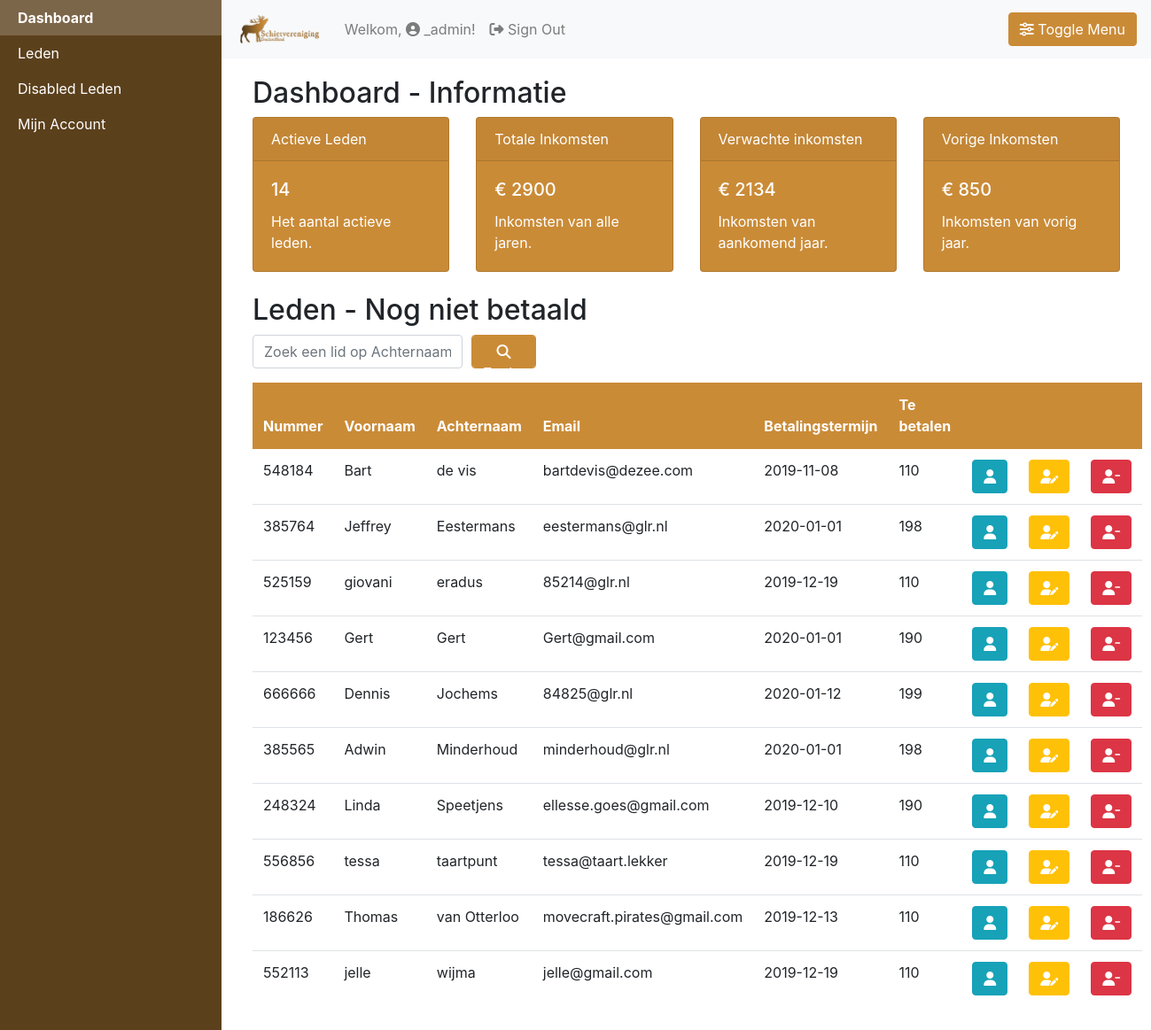
Page /website/dashboard/index.php (signed in) on the committed database.
### tables this page shows
CREATE TABLE IF NOT EXISTS `contributies` (
  `jaar` year(4) NOT NULL,
  `totaalinkomsten` double DEFAULT NULL,
  PRIMARY KEY (`jaar`)
);

CREATE TABLE IF NOT EXISTS `leden` (
  `ledennummer` int(11) NOT NULL AUTO_INCREMENT,
  `voornaam` text NOT NULL,
  `achternaam` text NOT NULL,
  `geboortejaar` year(4) DEFAULT NULL,
  `adress` text NOT NULL,
  `huisnummer` int(11) NOT NULL,
  `postcode` text NOT NULL,
  `woonplaats` text NOT NULL,
  `wapenstoegestaan` text NOT NULL,
  `betalingtermijn` date NOT NULL,
  `contributie` int(11) NOT NULL,
  `geslacht` text NOT NULL,
  `email` text NOT NULL,
  `disable` text DEFAULT NULL,
  PRIMARY KEY (`ledennummer`)
);

### website/dashboard/index.php (the view, shortened to what this page needs)
<?php
include('../php/database.php');
$level = $_SESSION["level"];
$sql = "SELECT * FROM leden WHERE disable='N' ORDER BY achternaam;";
$result = $conn->query($sql);
$totalcount = 0;
foreach ($result as $item) {
    $totalcount++;
    $contributie_aankomend_jaar += $item["contributie"];
};
$sql2 = "SELECT * FROM contributies ORDER BY jaar DESC;";
$results2 = $conn->query($sql2);
$totaleInkomsten = 0;
foreach ($results2 as $item2) {
    $totaleInkomsten += $item2["totaalinkomsten"];
    $i = 0;
    if ($i == 0) {
        $contributie_afgelopen_jaar = $item2["totaalinkomsten"];
    }
}
?>
<!DOCTYPE html>
<html lang="nl">
<head>
    <link href="https://stackpath.bootstrapcdn.com/bootstrap/4.3.1/css/bootstrap.min.css" rel="stylesheet">
    <link rel="stylesheet" type="text/css" href="../css/custom.css">
</head>
<body>
    <div id="wrapper" class="toggled">
        <div id="sidebar-wrapper">
            <ul class="sidebar-nav">
                <li>
                    <b><a href="index.php">Dashboard</a></b>
                </li>
                <li>
                    <a href="leden.php">Leden</a>
                </li>
                <li>
                    <a href="disabledleden.php">Disabled Leden</a>
                </li>
                <li>
                    <a href="profile.php">Mijn Account</a>
                </li>
            </ul>
        </div>
        <div class="navbar navbar-expand-lg navbar-light bg-light">
            <a class="navbar-brand"><img src="../images/login/logo.png"></a>
            <div class="collapse navbar-collapse" id="navbarTogglerDemo02">
                <ul class="navbar-nav mr-auto mt-2 mt-lg-0">
                    <li class="nav-item">
                        <a class="nav-link" href="profile.php">Welkom, <i class="fas fa-user-circle"></i> <?= $_SESSION["name"] ?>!</span></a>
                    </li>
                    <li class="nav-item">
                        <a class="nav-link" href="../php/login/logout.php"><i class="fas fa-sign-out-alt"></i> Sign Out</span></a>
                    </li>
                </ul>
                <a href="#menu-toggle" class="btn btn-primary" id="menu-toggle"><i class="fas fa-sliders-h"></i> Toggle Menu</a>
            </div>
        </div>
        <main id="page-content-wrapper">
            <div class="container-fluid">
                <h2>Dashboard - Informatie</h2>
                <div class="row">
                    <div class="col-sm-3">
                        <div class="card text-white bg-brown" style="max-width: 18rem;">
                            <div class="card-header">Actieve Leden</div>
                            <div class="card-body">
                                <h5 class="card-title"><?= $totalcount ?></h5>
                                <p class="card-text">Het aantal actieve leden.</p>
                            </div>
                        </div>
                    </div>
                    <div class="col-sm-3">
                        <div class="card text-white bg-brown" style="max-width: 18rem;">
                            <div class="card-header">Totale Inkomsten</div>
                            <div class="card-body">
                                <h5 class="card-title">€ <?= $totaleInkomsten ?></h5>
                                <p class="card-text">Inkomsten van alle jaren.</p>
                            </div>
                        </div>
                    </div>
                    <div class="col-sm-3">
                        <div class="card text-white bg-brown" style="max-width: 18rem;">
                            <div class="card-header">Verwachte inkomsten</div>
                            <div class="card-body">
                                <h5 class="card-title">€ <?= $contributie_aankomend_jaar ?></h5>
                                <p class="card-text">Inkomsten van aankomend jaar.</p>
                            </div>
                        </div>
                    </div>
                    <div class="col-sm-3">
                        <div class="card text-white bg-brown" style="max-width: 18rem;">
                            <div class="card-header">Vorige Inkomsten</div>
                            <div class="card-body">
                                <h5 class="card-title">€ <?= $contributie_afgelopen_jaar ?></h5>
                                <p class="card-text">Inkomsten van vorig jaar.</p>
                            </div>
                        </div>
                    </div>
                </div>
                <div class="row">
                    <div class="container-fluid">
                        <br>
                        <h2>Leden - Nog niet betaald</h2>
                        <div class="col-sm-12 no-padding">
                        <form method="POST" action="../php/search.php">
                            <div class="form-row">
                                <div class="form-group col-md-3">
                                    <input required type="text" name="search" placeholder="Zoek een lid op Achternaam" class="form-control" id="zoeken">
                                </div>
                                <div class="form-group col-md-1">
                                    <button class="btn btn-primary form-control" type="submit" id="submit"><i class="fas fa-search"></i> Zoeken</button>
                                </div>
                            </div>
                        </form>
                            <table class="table">
                                <thead class="thead-dark">
                                    <tr>
                                        <th scope="col">Nummer</th>
                                        <th scope="col">Voornaam</th>
                                        <th scope="col">Achternaam</th>
                                        <th scope="col">Email</th>
                                        <th scope="col">Betalingstermijn</th>
                                        <th scope="col">Te betalen</th>
                                        <th scope="col"></th>
                                        <th scope="col"></th>
                                        <th scope="col"></th>
                                    </tr>
                                </thead>
                                <tbody>
                                    <?php
                                    if($level == 1) {
                                    foreach ($result as $item) {
                                        if($item["betalingtermijn"] < date("Y-m-d") && $item['disable'] == 'N') {
                                            echo "<td>" . $item["ledennummer"] . "</td>" . "<td>" . $item["voornaam"] . "</td><td>" . $item["achternaam"] . "</td><td>" . $item["email"] . "</td><td>" . $item["betalingtermijn"] . "</td><td>" . $item["contributie"] . "</td><td><a href='views/viewuser.php?id=" . $item['ledennummer'] . "' class='btn btn-info'><i class='fas fa-user'></i></a></td><td><a href='views/edituser.php?id=" . $item['ledennummer'] . "' class='btn btn-warning'><i class='fas fa-user-edit'></i></a></td><td><a href='views/removeuser.php?id=" . $item["ledennummer"] . "' class='btn btn-danger'><i class='fas fa-user-minus'></i></a></td></tr>";
                                        }
                                    }
                                    }else if ($level == 2) {
                                        foreach ($result as $item) {
                                            if($item["betalingtermijn"] < date("Y-m-d") && $item['disable'] == 'N') {
                                                echo "<td>" . $item["ledennummer"] . "</td>" . "<td>" . $item["voornaam"] . "</td><td>" . $item["achternaam"] . "</td><td>" . $item["email"] . "</td><td>" . $item["betalingtermijn"] . "</td><td>" . $item["contributie"] . "</td><td><a href='views/viewuser.php?id=" . $item['ledennummer'] . "' class='btn btn-info'><i class='fas fa-user'></i></a></td><td><a href='views/edituser.php?id=" . $item['ledennummer'] . "' class='btn btn-warning'><i class='fas fa-user-edit'></i></a></tr>";
                                            }
                                        }
                                    }else if ($level == 3) {
                                        foreach ($result as $item) {
                                            if($item["betalingtermijn"] < date("Y-m-d") && $item['disable'] == 'N') {
                                                echo "<td>" . $item["ledennummer"] . "</td>" . "<td>" . $item["voornaam"] . "</td><td>" . $item["achternaam"] . "</td><td>" . $item["email"] . "</td><td>" . $item["betalingtermijn"] . "</td><td>" . $item["contributie"] . "</td><td><a href='views/viewuser.php?id=" . $item['ledennummer'] . "' class='btn btn-info'><i class='fas fa-user'></i></a></td><td></td><td></td></tr>";
                                            }
                                        }
                                    }
                                    ?>
                                </tbody>
                            </table>
                        </div>
                    </div>
                </div>
            </div>
        </main>
    </div>
</body>
</html>

### website/css/custom.css (style rules this page uses)
body { overflow-x: hidden; }
#wrapper { padding-left: 0; -webkit-transition: all 0.5s ease; -moz-transition: all 0.5s ease; -o-transition: all 0.5s ease; transition: all 0.5s ease; }
#wrapper.toggled { padding-left: 250px; }
#sidebar-wrapper { z-index: 1000; position: fixed; left: 250px; width: 0; height: 100%; margin-left: -250px; overflow-y: auto; background: #5b401c; -webkit-transition: all 0.5s ease; -moz-transition: all 0.5s ease; -o-transition: all 0.5s ease; transition: all 0.5s ease; }
#wrapper.toggled #sidebar-wrapper { width: 250px; }
#page-content-wrapper { width: 100%; position: absolute; padding: 15px; }
#wrapper.toggled #page-content-wrapper { position: absolute; margin-right: -250px; }
.sidebar-nav { position: absolute; top: 0; width: 250px; margin: 0; padding: 0; list-style: none; }
.sidebar-nav li { text-indent: 20px; line-height: 40px; }
.sidebar-nav li a { display: block; text-decoration: none; color: #fff; }
@media (min-width:768px) { #wrapper { padding-left: 0; } }
@media (min-width:768px) { #wrapper.toggled { padding-left: 250px; } }
@media (min-width:768px) { #sidebar-wrapper { width: 0; } }
@media (min-width:768px) { #wrapper.toggled #sidebar-wrapper { width: 250px; } }
@media (min-width:768px) { #page-content-wrapper { padding: 20px; position: relative; } }
@media (min-width:768px) { #wrapper.toggled #page-content-wrapper { position: relative; margin-right: 0; } }
.btn-primary { background-color: #ca8b37; border-color: #ca8b37; }
.btn-primary:link { background-color: #ca8b37; border-color: #ca8b37; }
.navbar-brand img { max-height: 40px; }
.bg-brown { background-color: #ca8b37; }
.btn-danger { color: #fff !important; background-color: #dc3545; border-color: #dc3545; }
.btn-warning { color: #fff; background-color: #ffc107; border-color: #ffc107; }
table { margin: 0; width: 100%; }
.table .thead-dark th { color: #fff; border-color: #ca8b37 !important; background-color: #ca8b37 !important; }
.no-padding { padding: 0; }

### rows in the picture
contributies: totaalinkomsten "850"
leden: ledennummer "548184", voornaam "Bart", achternaam "de vis", email "bartdevis@dezee.com", betalingtermijn "2019-11-08", contributie "110"
leden: ledennummer "385764", voornaam "Jeffrey", achternaam "Eestermans", email "eestermans@glr.nl", betalingtermijn "2020-01-01", contributie "198"
leden: ledennummer "525159", voornaam "giovani", achternaam "eradus", email "85214@glr.nl", betalingtermijn "2019-12-19", contributie "110"
leden: ledennummer "123456", voornaam "Gert", achternaam "Gert", email "Gert@gmail.com", betalingtermijn "2020-01-01", contributie "190"
leden: ledennummer "666666", voornaam "Dennis", achternaam "Jochems", email "84825@glr.nl", betalingtermijn "2020-01-12", contributie "199"
leden: ledennummer "385565", voornaam "Adwin", achternaam "Minderhoud", email "minderhoud@glr.nl", betalingtermijn "2020-01-01", contributie "198"
leden: ledennummer "248324", voornaam "Linda", achternaam "Speetjens", email "ellesse.goes@gmail.com", betalingtermijn "2019-12-10", contributie "190"
leden: ledennummer "556856", voornaam "tessa", achternaam "taartpunt", email "tessa@taart.lekker", betalingtermijn "2019-12-19", contributie "110"
leden: ledennummer "186626", voornaam "Thomas", achternaam "van Otterloo", email "movecraft.pirates@gmail.com", betalingtermijn "2019-12-13", contributie "110"
leden: ledennummer "552113", voornaam "jelle", achternaam "wijma", email "jelle@gmail.com", betalingtermijn "2019-12-19", contributie "110"

### other values in the picture
$_SESSION["name"] "_admin"
$totalcount "14"
$totaleInkomsten "2900"
$contributie_aankomend_jaar "2134"
